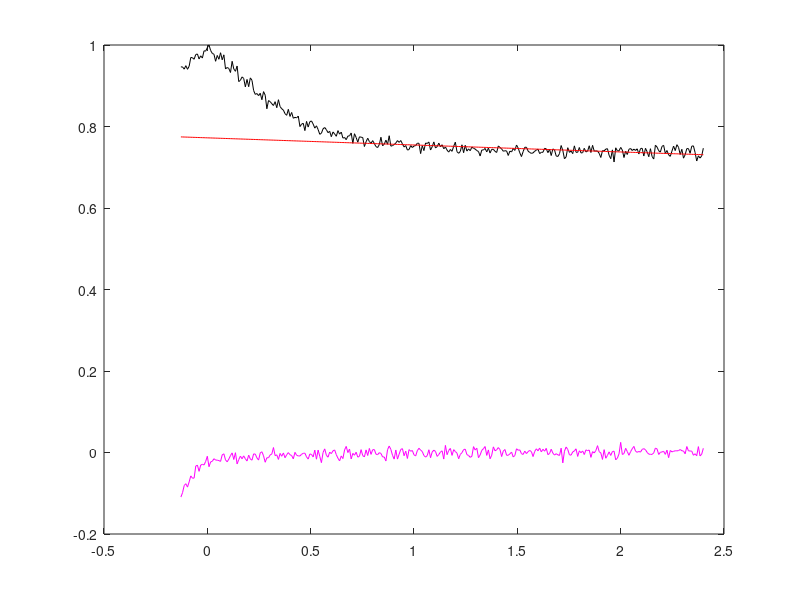
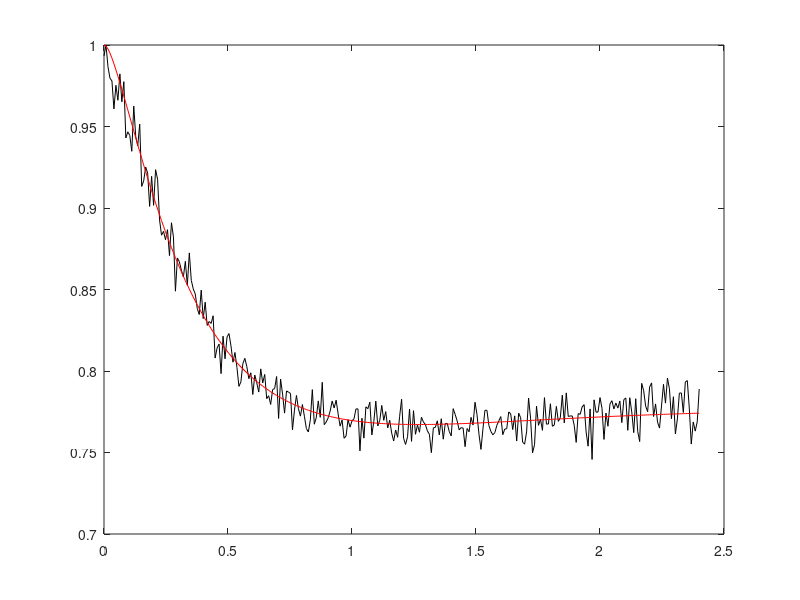
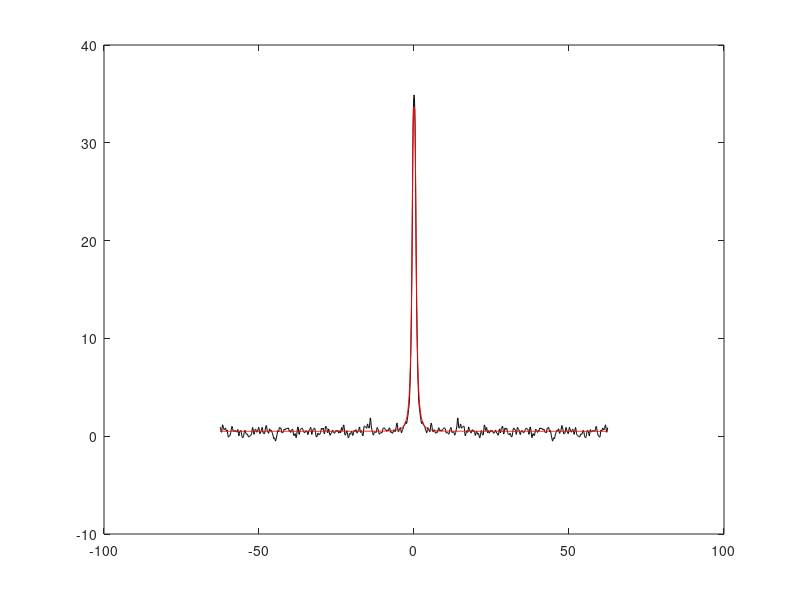
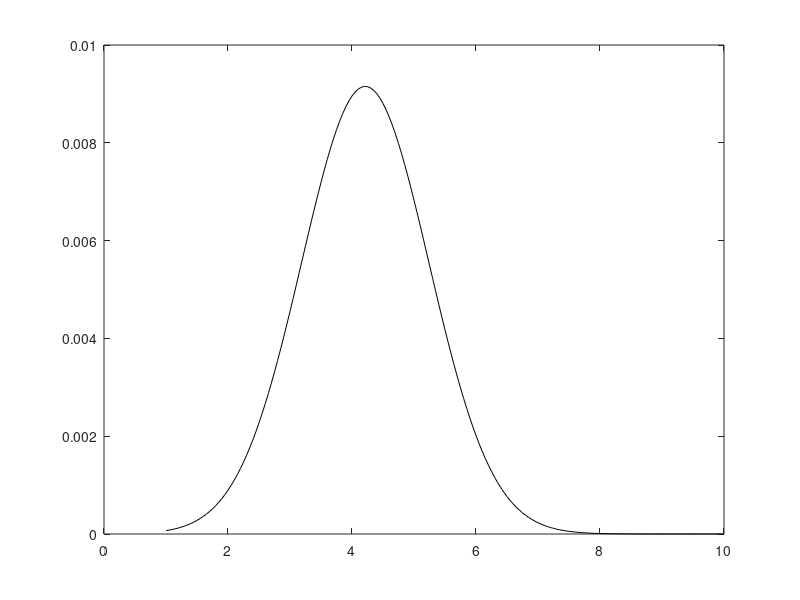

The MATLAB source for these figures, in order:
data=load('test_bckg.dat');
[m,n]=size(data);

figure(1); clf;
plot(data(:,1),data(:,2),'k');
hold on;
plot(data(:,1),data(:,3),'r');
if n>3,
    plot(data(:,1),data(:,4),'m');
end;

data=load('test_fit.dat');
[m,n]=size(data);

figure(2); clf;
plot(data(:,1),data(:,2),'k');
hold on;
plot(data(:,1),data(:,3),'r');

data=load('test_spc.dat');
[m,n]=size(data);

figure(3); clf;
plot(data(:,1),data(:,2),'k');
hold on;
plot(data(:,1),data(:,3),'r');

data=load('test_distr.dat');
[m,n]=size(data);

figure(4); clf;
plot(data(:,1),data(:,2),'k');

data=load('test_Lcurve.dat');
[m,n]=size(data);

figure(5); clf;
plot(data(:,1),data(:,2),'ko');
